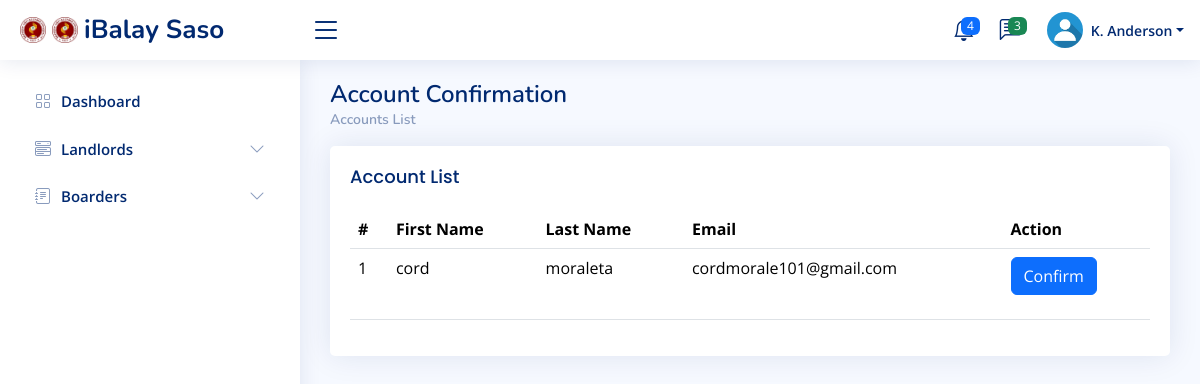
Page /saso/landlords/landlords_acc_con.php on the earlier database version.
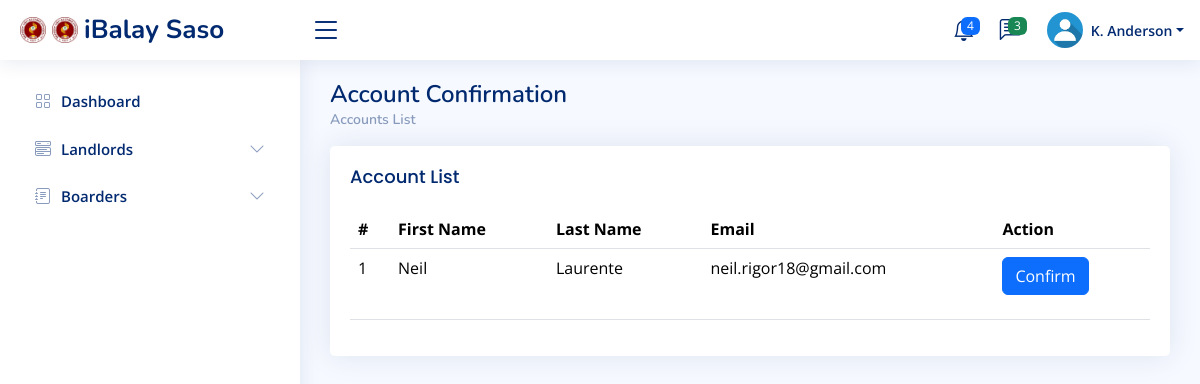
Same page on the later database version.
### tables this page shows
CREATE TABLE `landlord_acc` (
  `landlord_id` int(11) NOT NULL,
  `first_name` varchar(50) NOT NULL,
  `last_name` varchar(50) NOT NULL,
  `email` varchar(100) NOT NULL,
  `password` varchar(255) NOT NULL,
  `phone_number` varchar(15) DEFAULT NULL,
  `address` varchar(255) DEFAULT NULL,
  `approval_status` int(11) DEFAULT 0
);

### saso/landlords/views/landlords-show.php (the view)
<main id="main" class="main">
    <div class="pagetitle">
        <h1>Account Confirmation</h1>
        <nav>
            <ol class="breadcrumb">
                <li class="breadcrumb-item"><a href="#">Accounts List</a></li>
            </ol>
        </nav>
    </div>
    <div class="card">
        <div class="card-body">
            <h5 class="card-title">Account List</h5>
            <table class="table datatable">
                <thead>
                    <tr>
                        <th>#</th>
                        <th>First Name</th>
                        <th>Last Name</th>
                        <th>Email</th>
                        <th>Action</th>
                    </tr>
                </thead>
                <tbody>
                    <?php
                    include('../../database/config.php');
                    $sql = "SELECT `first_name`, `last_name`, `email` FROM `landlord_acc` WHERE `approval_status` = 0";
                    $result = mysqli_query($conn, $sql);
                    if (mysqli_num_rows($result) > 0) {
                        $count = 1;
                        while ($row = mysqli_fetch_assoc($result)) {
                            echo "<tr>";
                            echo "<td>" . $count++ . "</td>";
                            echo "<td>" . $row['first_name'] . "</td>";
                            echo "<td>" . $row['last_name'] . "</td>";
                            echo "<td>" . $row['email'] . "</td>";
                            echo "<td>
                                    <form method='post' action='views/tasks/accounts_save.php'>
                                        <input type='hidden' name='email' value='" . $row['email'] . "'>
                                        <button type='submit' class='btn btn-primary' name='confirm'>Confirm</button>
                                    </form>
                                  </td>";
                            echo "</tr>";
                        }
                    } else {
                        echo "<tr><td colspan='5'>No landlord accounts pending confirmation!</td></tr>";
                    }
                    ?>
                </tbody>
            </table>
        </div>
    </div>
</main>

Differences in the rows shown:
no longer on this page (row edited): landlord_acc: first_name "cord", last_name "moraleta", email "cordmorale101@gmail.com"
added landlord_acc: first_name "Neil", last_name "Laurente", email "neil.rigor18@gmail.com"
